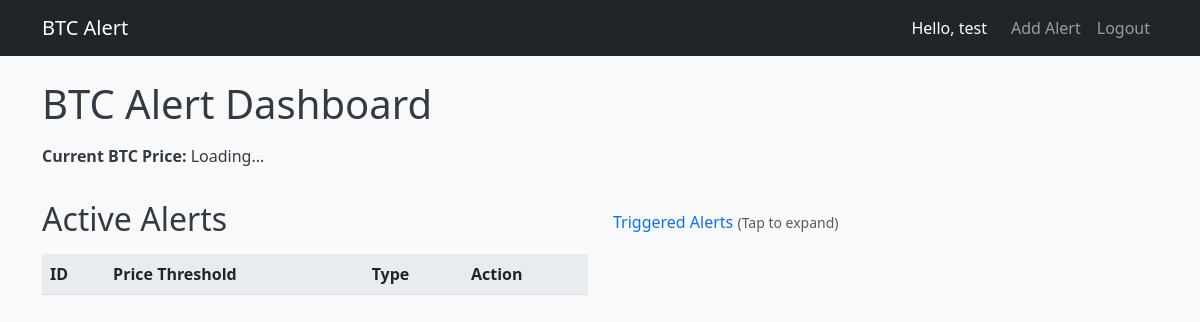
The page / (signed in) on the database as committed earlier.
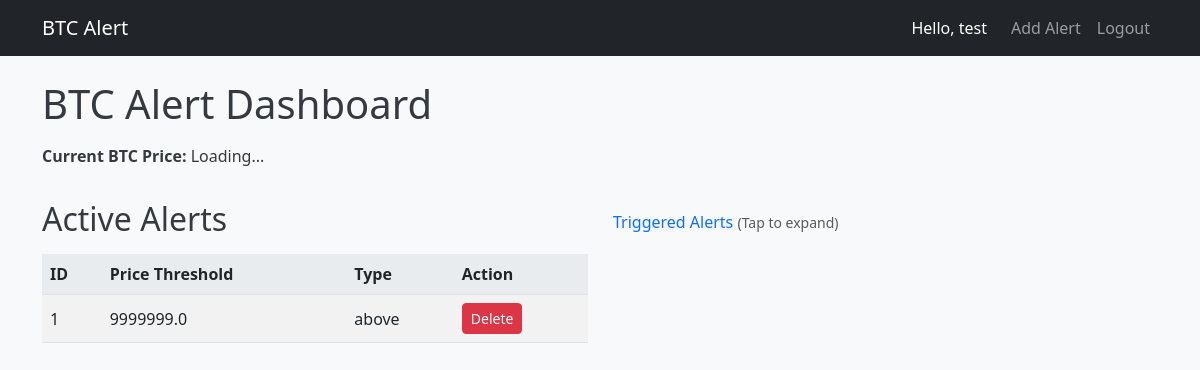
The same page on the database as committed later.
### models.py (models this page shows, shortened)
class User(UserMixin, db.Model):
    id = db.Column(db.Integer, primary_key=True)
    username = db.Column(db.String(64), unique=True, nullable=False)
    email = db.Column(db.String(120), unique=True, nullable=False)
    phone_number = db.Column(db.String(20), nullable=False)  # New field for user's phone number
    password_hash = db.Column(db.String(128), nullable=False)
    alerts = db.relationship('Alert', backref='user', lazy=True)

class Alert(db.Model):
    id = db.Column(db.Integer, primary_key=True)
    price_threshold = db.Column(db.Float, nullable=False)
    alert_type = db.Column(db.String(10), nullable=False, default="above")
    triggered = db.Column(db.Boolean, default=False)
    user_id = db.Column(db.Integer, db.ForeignKey('user.id'), nullable=False)

### app.py (the view)
@app.route("/")
@login_required
def index():
    active_alerts = Alert.query.filter_by(user_id=current_user.id, triggered=False).all()
    triggered_alerts = Alert.query.filter_by(user_id=current_user.id, triggered=True).all()
    return render_template("index.html",
                           active_alerts=active_alerts,
                           triggered_alerts=triggered_alerts,
                           current_btc_price=current_btc_price)

### app.py (called while the page is built)
@login_manager.user_loader
def load_user(user_id):
    return User.query.get(int(user_id))

### templates/index.html (shortened to what this page needs)
<!DOCTYPE html>
<html lang="en">
<head>
  <link href="https://cdn.jsdelivr.net/npm/bootstrap@5.3.0/dist/css/bootstrap.min.css" rel="stylesheet">
  <link rel="stylesheet" href="{{ url_for('static', filename='css/style.css') }}">
</head>
<body>
  <nav class="navbar navbar-expand-lg navbar-dark bg-dark">
    <div class="container">
      <a class="navbar-brand" href="{{ url_for('index') }}">BTC Alert</a>
      <div class="collapse navbar-collapse" id="navbarSupportedContent">
        <ul class="navbar-nav ms-auto">
          <li class="nav-item d-flex align-items-center me-3">
            <span class="text-white">Hello, {{ current_user.username }}</span>
          </li>
          <li class="nav-item">
            <a class="nav-link" href="{{ url_for('add_alert') }}">Add Alert</a>
          </li>
          <li class="nav-item">
            <a class="nav-link" href="{{ url_for('logout') }}">Logout</a>
          </li>
        </ul>
      </div>
    </div>
  </nav>
  <div class="container mt-4">
    <h1 class="mb-3">BTC Alert Dashboard</h1>
    <p>
      <strong>Current BTC Price:</strong>
      <span id="btc-price">{{ current_btc_price if current_btc_price else "Loading..." }}</span>
    </p>
    <div class="row">
      <div class="col-md-6 mb-4">
        <h2>Active Alerts</h2>
        <div class="table-responsive">
          <table id="active-alerts" class="table table-striped align-middle">
            <thead>
              <tr>
                <th>ID</th>
                <th>Price Threshold</th>
                <th>Type</th>
                <th>Action</th>
              </tr>
            </thead>
            <tbody>
              {% for alert in active_alerts %}
              <tr id="alert-{{ alert.id }}">
                <td>{{ alert.id }}</td>
                <td>{{ alert.price_threshold }}</td>
                <td>{{ alert.alert_type }}</td>
                <td>
                  <form
                    action="{{ url_for('delete_alert', alert_id=alert.id) }}"
                    method="POST"
                    style="display:inline;"
                  >
                    <button type="submit" class="btn btn-danger btn-sm">Delete</button>
                  </form>
                </td>
              </tr>
              {% endfor %}
            </tbody>
          </table>
        </div>
      </div>
      <div class="col-md-6">
        <h2>
          <button
            class="btn btn-link p-0"
            data-bs-toggle="collapse"
            data-bs-target="#triggeredAlerts"
            aria-expanded="false"
            aria-controls="triggeredAlerts"
            style="text-decoration:none;"
          >
            Triggered Alerts <small class="text-muted">(Tap to expand)</small>
          </button>
        </h2>
      </div>
    </div>
  </div>
</body>
</html>

### static/css/style.css (style rules this page uses)
body { background-color: #f8f9fa; color: #343a40; }
h1, h2 { margin-top: 1rem; margin-bottom: 1rem; }
.table thead th { background-color: #e9ecef; }

Rows that differ between the two databases and show on the page:
added Alert: id "1", price_threshold "9999999.0", alert_type "above"
